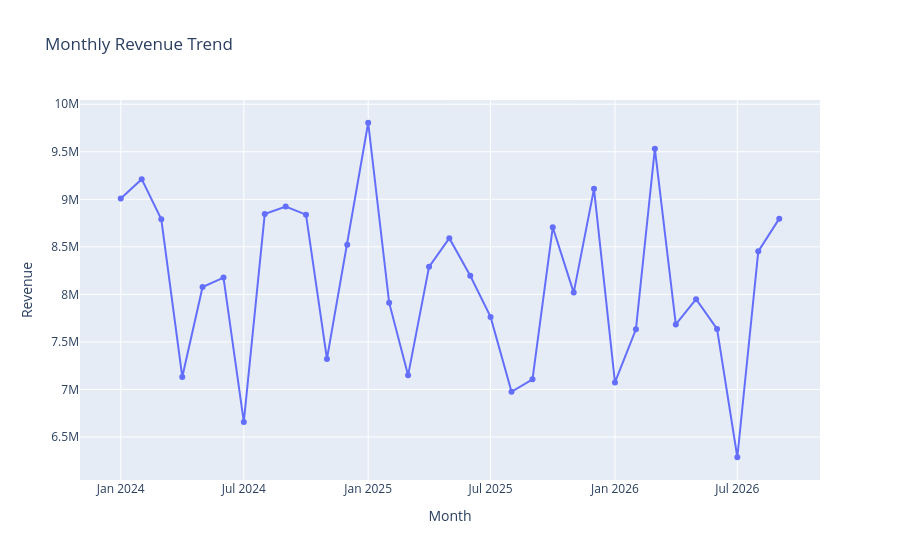

Notebook code for this chart:
### Code cell
monthly_sales["Order_Date"] = monthly_sales["Order_Date"].dt.to_timestamp()

fig = px.line(
    monthly_sales,
    x="Order_Date",
    y="Revenue",
    markers=True,
    title="Monthly Revenue Trend",
    labels={
        "Order_Date": "Month",
        "Revenue": "Revenue"
    }
)

fig.show()
